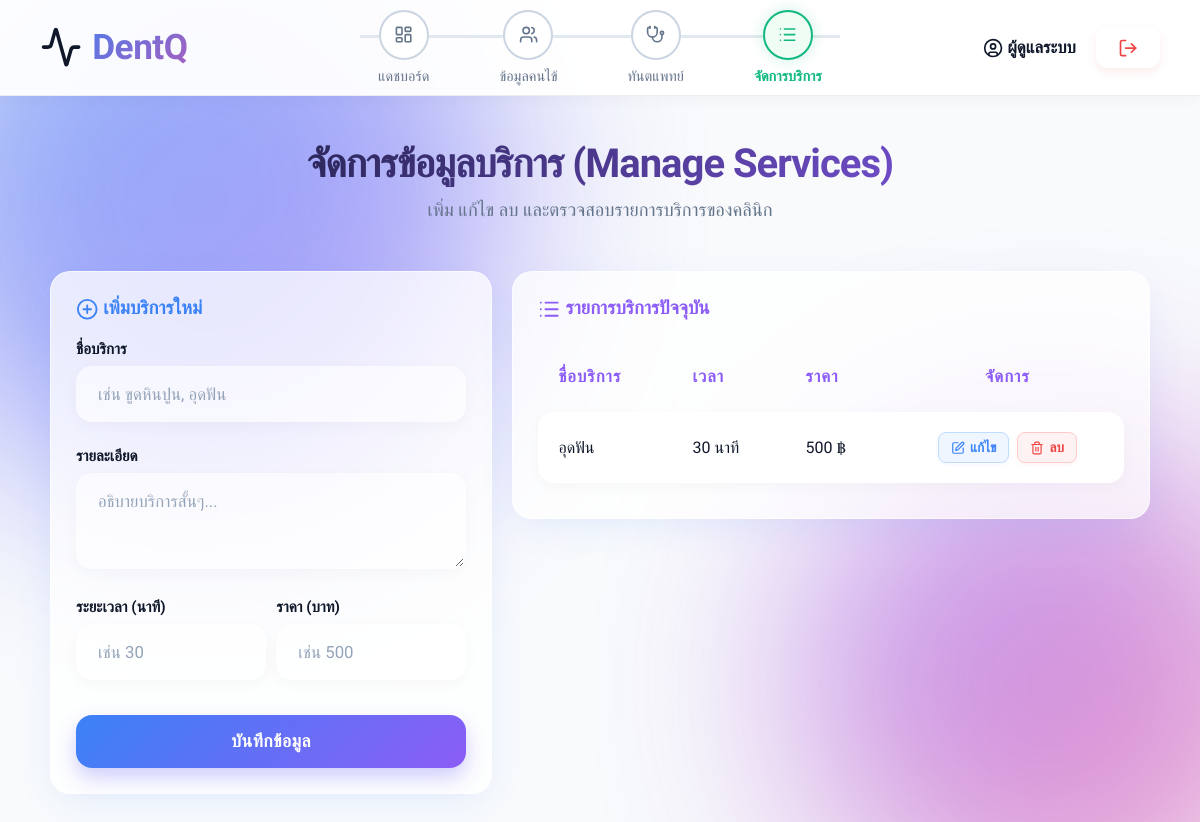
Page /service_manage.php (signed in) on the committed database.
### tables this page shows
CREATE TABLE `service` (
  `Service_ID` int(11) NOT NULL,
  `Service_Name` varchar(100) NOT NULL,
  `Description` text DEFAULT NULL,
  `Duration` int(11) NOT NULL,
  `Price` decimal(10,2) NOT NULL
);

### service_manage.php (the view, shortened to what this page needs)
<?php
require_once '../includes/db.php';
$edit_data = null;
$result = $conn->query("SELECT * FROM Service ORDER BY Service_ID DESC");
include '../includes/header.php';
?>
<div class="dashboard-header">
    <h2>จัดการข้อมูลบริการ (Manage Services)</h2>
    <p>เพิ่ม แก้ไข ลบ และตรวจสอบรายการบริการของคลินิก</p>
</div>
<div style="display: flex; gap: 20px; align-items: flex-start; max-width: 1100px; margin: 0 auto;">
    <div class="booking-container" style="flex: 1;">
        <?php if($edit_data): ?>
            <h3 style="color: var(--primary); margin-bottom: 20px;"><i data-lucide="edit"></i> แก้ไขข้อมูลบริการ</h3>
        <?php else: ?>
            <h3 style="color: var(--primary); margin-bottom: 20px;"><i data-lucide="plus-circle"></i> เพิ่มบริการใหม่</h3>
        <?php endif; ?>
        <form action="service_manage.php" method="POST">
            <div class="input-group">
                <label>ชื่อบริการ</label>
                <input type="text" name="service_name" required placeholder="เช่น ขูดหินปูน, อุดฟัน" value="<?php echo $edit_data ? htmlspecialchars($edit_data['Service_Name']) : ''; ?>">
            </div>
            <div class="input-group">
                <label>รายละเอียด</label>
                <textarea name="description" rows="3" required placeholder="อธิบายบริการสั้นๆ..."><?php echo $edit_data ? htmlspecialchars($edit_data['Description']) : ''; ?></textarea>
            </div>
            <div class="input-group" style="display: flex; gap: 10px;">
                <div style="flex: 1;">
                    <label>ระยะเวลา (นาที)</label>
                    <input type="number" name="duration" required placeholder="เช่น 30" value="<?php echo $edit_data ? $edit_data['Duration'] : ''; ?>">
                </div>
                <div style="flex: 1;">
                    <label>ราคา (บาท)</label>
                    <input type="number" name="price" step="0.01" required placeholder="เช่น 500" value="<?php echo $edit_data ? $edit_data['Price'] : ''; ?>">
                </div>
            </div>
            <?php if($edit_data): ?>
                <button type="submit" name="update_service" class="btn" style="margin-top: 15px; background: linear-gradient(135deg, #10b981 0%, #059669 100%) !important;">บันทึกการแก้ไข</button>
                <a href="service_manage.php" style="display: block; text-align: center; margin-top: 15px; color: var(--text-muted); text-decoration: none; font-weight: 500;">ยกเลิกการแก้ไข</a>
            <?php else: ?>
                <button type="submit" name="add_service" class="btn" style="margin-top: 15px;">บันทึกข้อมูล</button>
            <?php endif; ?>
        </form>
    </div>
    <div class="booking-container" style="flex: 1.5;">
        <h3 style="color: var(--secondary); margin-bottom: 20px;"><i data-lucide="list"></i> รายการบริการปัจจุบัน</h3>
        <table style="width: 100%; border-collapse: collapse; text-align: left;">
            <thead>
                <tr style="border-bottom: 2px solid #e2e8f0; color: var(--text-muted);">
                    <th style="padding: 10px;">ชื่อบริการ</th>
                    <th style="padding: 10px;">เวลา</th>
                    <th style="padding: 10px;">ราคา</th>
                    <th style="padding: 10px; text-align: center;">จัดการ</th>
                </tr>
            </thead>
            <tbody>
                <?php if ($result->num_rows > 0): ?>
                    <?php while($row = $result->fetch_assoc()): ?>
                        <tr style="border-bottom: 1px solid #f1f5f9;">
                            <td style="padding: 10px; font-weight: 500;"><?php echo htmlspecialchars($row['Service_Name']); ?></td>
                            <td style="padding: 10px;"><?php echo $row['Duration']; ?> นาที</td>
                            <td style="padding: 10px;"><?php echo number_format($row['Price'], 0); ?> ฿</td>
                            <td style="padding: 10px;">
                                <div style="display: flex; justify-content: center; gap: 8px;">
                                    <a href="service_manage.php?edit_id=<?php echo $row['Service_ID']; ?>"
                                       title="แก้ไขข้อมูล"
                                       style="display: inline-flex; align-items: center; justify-content: center; padding: 6px 12px; background: #eff6ff; color: #3b82f6; border: 1px solid #bfdbfe; border-radius: 8px; text-decoration: none; font-size: 0.85rem; font-weight: 600; box-shadow: 0 2px 4px rgba(59,130,246,0.05);">
                                        <i data-lucide="edit" style="width: 14px; height: 14px; margin-right: 5px;"></i> แก้ไข
                                    </a>
                                    <a href="service_manage.php?delete_id=<?php echo $row['Service_ID']; ?>"
                                       onclick="return confirm('ยืนยันการลบบริการนี้?');"
                                       title="ลบข้อมูล"
                                       style="display: inline-flex; align-items: center; justify-content: center; padding: 6px 12px; background: #fef2f2; color: #ef4444; border: 1px solid #fecaca; border-radius: 8px; text-decoration: none; font-size: 0.85rem; font-weight: 600; box-shadow: 0 2px 4px rgba(239,68,68,0.05);">
                                        <i data-lucide="trash-2" style="width: 14px; height: 14px; margin-right: 5px;"></i> ลบ
                                    </a>
                                </div>
                            </td>
                        </tr>
                    <?php endwhile; ?>
                <?php else: ?>
                    <tr>
                        <td colspan="4" style="padding: 15px; text-align: center; color: var(--text-muted);">ยังไม่มีข้อมูลบริการ</td>
                    </tr>
                <?php endif; ?>
            </tbody>
        </table>
    </div>
</div>
<?php include '../includes/footer.php'; ?>

### style.css (style rules this page uses)
:root { --primary: #3b82f6; --primary-hover: #2563eb; --secondary: #8b5cf6; --accent: #ec4899; --bg-color: #f8fafc; --card-bg: rgba(255, 255, 255, 0.75); --card-border: rgba(255, 255, 255, 0.6); --text-main: #0f172a; --text-muted: #64748b; --shadow-soft: 0 10px 40px -10px rgba(59, 130, 246, 0.15); --shadow-hover: 0 20px 40px -5px rgba(139, 92, 246, 0.2); }
* { margin: 0; padding: 0; box-sizing: border-box; font-family: 'Prompt', 'Inter', sans-serif; }
.lucide { vertical-align: middle; width: 1.2em; height: 1.2em; }
body { background-color: var(--bg-color); color: var(--text-main); min-height: 100vh; display: flex; flex-direction: column; align-items: center; justify-content: center; overflow-x: hidden; position: relative; }
body::before, body::after { content: ''; position: fixed; border-radius: 50%; filter: blur(100px); z-index: -1; animation: blobMove 15s infinite alternate cubic-bezier(0.4, 0, 0.2, 1); opacity: 0.6; }
body::before { width: 600px; height: 600px; background: linear-gradient(135deg, var(--primary), var(--secondary)); top: -100px; left: -100px; }
body::after { width: 500px; height: 500px; background: linear-gradient(135deg, var(--secondary), var(--accent)); bottom: -100px; right: -100px; animation-delay: -5s; animation-duration: 20s; }
.input-group { margin-bottom: 25px; width: 100%; position: relative; }
.input-group label { display: block; margin-bottom: 8px; font-size: 0.95rem; color: var(--text-main); font-weight: 600; transition: color 0.3s; }
.input-group input, .input-group select, .input-group textarea { width: 100%; padding: 16px 20px; background: rgba(255, 255, 255, 0.6) !important; border: 2px solid transparent !important; border-radius: 16px !important; color: var(--text-main) !important; font-size: 1.05rem !important; outline: none !important; transition: all 0.3s cubic-bezier(0.4, 0, 0.2, 1) !important; box-shadow: 0 4px 15px rgba(0,0,0,0.03) !important; font-weight: 500; }
.input-group input::placeholder, .input-group textarea::placeholder { color: #94a3b8 !important; font-weight: 400; }
.btn { width: 100%; padding: 16px 24px; background: linear-gradient(135deg, var(--primary) 0%, var(--secondary) 100%) !important; color: #ffffff !important; border: none !important; border-radius: 16px !important; font-size: 1.1rem !important; font-weight: 700 !important; cursor: pointer !important; transition: all 0.3s cubic-bezier(0.4, 0, 0.2, 1) !important; box-shadow: 0 10px 20px rgba(99, 102, 241, 0.3) !important; margin-top: 10px !important; display: inline-block !important; text-align: center !important; text-decoration: none !important; letter-spacing: 0.5px; position: relative; overflow: hidden; z-index: 1; }
.btn::before { content: ''; position: absolute; top: 0; left: 0; width: 100%; height: 100%; background: linear-gradient(135deg, var(--secondary) 0%, var(--accent) 100%); opacity: 0; transition: opacity 0.3s ease; z-index: -1; }
.dashboard-header { text-align: center; margin-bottom: 50px; }
.dashboard-header h2 { font-size: 2.5rem; font-weight: 800; background: linear-gradient(135deg, var(--text-main), var(--secondary)); -webkit-background-clip: text; -webkit-text-fill-color: transparent; margin-bottom: 12px; letter-spacing: -1px; }
.dashboard-header p { color: var(--text-muted); font-size: 1.15rem; font-weight: 500; }
.booking-container { background: var(--card-bg) !important; backdrop-filter: blur(15px); border: 1px solid var(--card-border) !important; box-shadow: var(--shadow-soft) !important; border-radius: 20px !important; padding: 25px; }
table { width: 100%; border-collapse: separate !important; border-spacing: 0 10px !important; margin-top: 10px; }
thead th { font-weight: 700; color: var(--secondary) !important; padding: 16px 20px !important; border: none !important; text-align: left; font-size: 1.05rem; background: transparent !important; text-transform: uppercase; letter-spacing: 1px; }
tbody tr { background: #ffffff; box-shadow: 0 4px 15px rgba(0,0,0,0.03); border-radius: 16px; transition: all 0.3s ease; }
tbody td { padding: 20px !important; border: none !important; color: var(--text-main); font-size: 1rem; font-weight: 500; }
tbody td:first-child { border-top-left-radius: 16px; border-bottom-left-radius: 16px; }
tbody td:last-child { border-top-right-radius: 16px; border-bottom-right-radius: 16px; }

### rows in the picture
service: Service_Name "อุดฟัน", Duration "30", Price "500"

### other values in the picture
$_SESSION['user_name'] "ผู้ดูแลระบบ"
